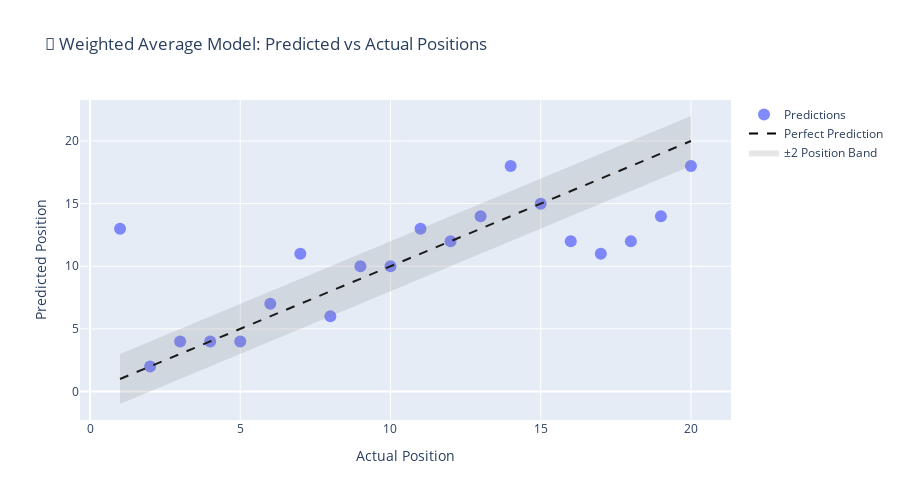

Notebook code for this chart:
### Markdown cell above
## 🎯 Predicted vs Actual Positions Analysis

### Code cell
# Interactive scatter plot for predicted vs actual positions
def create_prediction_scatter(model_col, model_name):
    fig = go.Figure()
    
    # Add scatter plot
    fig.add_trace(
        go.Scatter(
            x=predictions['actual_position'],
            y=predictions[model_col],
            mode='markers',
            marker=dict(size=12, opacity=0.8),
            text=predictions['driver_name'],
            hovertemplate=
                '<b>%{text}</b><br>' +
                'Actual Position: %{x}<br>' +
                'Predicted Position: %{y:.1f}<br>' +
                'Error: %{customdata:.1f}' +
                '<extra></extra>',
            customdata=abs(predictions['actual_position'] - predictions[model_col]),
            name='Predictions'
        )
    )
    
    # Add perfect prediction line
    fig.add_trace(
        go.Scatter(
            x=[1, 20],
            y=[1, 20],
            mode='lines',
            line=dict(dash='dash', color='black'),
            name='Perfect Prediction'
        )
    )
    
    # Add error bands
    x_range = np.linspace(1, 20, 100)
    fig.add_trace(
        go.Scatter(
            x=np.concatenate([x_range, x_range[::-1]]),
            y=np.concatenate([x_range-2, (x_range+2)[::-1]]),
            fill='toself',
            fillcolor='rgba(128,128,128,0.2)',
            line=dict(color='rgba(255,255,255,0)'),
            name='±2 Position Band'
        )
    )
    
    fig.update_layout(
        title=f"🎯 {model_name}: Predicted vs Actual Positions",
        xaxis_title="Actual Position",
        yaxis_title="Predicted Position",
        height=500,
        hovermode='closest'
    )
    
    return fig

# Show for best model (Weighted Average)
fig = create_prediction_scatter('pred_weighted_avg', 'Weighted Average Model')
fig.show()

### Figure 1 — Plotly figure (JSON) as saved in the notebook; plotly's stock layout.template omitted (floating-point values rounded to 4 significant figures; data arrays with more than 128 entries replaced by an {"elided": "..."} marker saying what was removed)
{"data": [{"customdata": [12.0, 0.0, 1.0, 0.0, 1.0, 1.0, 4.0, 2.0, 1.0, 0.0, 2.0, 0.0, 1.0, 4.0, 0.0, 4.0, 6.0, 6.0, 5.0, 2.0], "hovertemplate": "<b>%{text}</b><br>Actual Position: %{x}<br>Predicted Position: %{y:.1f}<br>Error: %{customdata:.1f}<extra></extra>", "marker": {"opacity": 0.8, "size": 12}, "mode": "markers", "name": "Predictions", "text": ["Lando Norris", "Max Verstappen", "Charles Leclerc", "Sergio Perez", "Carlos Sainz", "Lewis Hamilton", "Yuki Tsunoda", "George Russell", "Fernando Alonso", "Esteban Ocon", "Nico Hulkenberg", "Pierre Gasly", "Oscar Piastri", "Guanyu Zhou", "Daniel Ricciardo", "Valtteri Bottas", "Lance Stroll", "Alexander Albon", "Kevin Magnussen", "Logan Sargeant"], "type": "scatter", "x": [1.0, 2.0, 3.0, 4.0, 5.0, 6.0, 7.0, 8.0, 9.0, 10.0, 11.0, 12.0, 13.0, 14.0, 15.0, 16.0, 17.0, 18.0, 19.0, 20.0], "y": [13, 2, 4, 4, 4, 7, 11, 6, 10, 10, 13, 12, 14, 18, 15, 12, 11, 12, 14, 18]}, {"line": {"color": "black", "dash": "dash"}, "mode": "lines", "name": "Perfect Prediction", "type": "scatter", "x": [1, 20], "y": [1, 20]}, {"fill": "toself", "fillcolor": "rgba(128,128,128,0.2)", "line": {"color": "rgba(255,255,255,0)"}, "name": "±2 Position Band", "type": "scatter", "x": {"elided": "200 float values"}, "y": {"elided": "200 float values"}}], "layout": {"height": 500, "hovermode": "closest", "title": {"text": "🎯 Weighted Average Model: Predicted vs Actual Positions"}, "xaxis": {"title": {"text": "Actual Position"}}, "yaxis": {"title": {"text": "Predicted Position"}}}}
